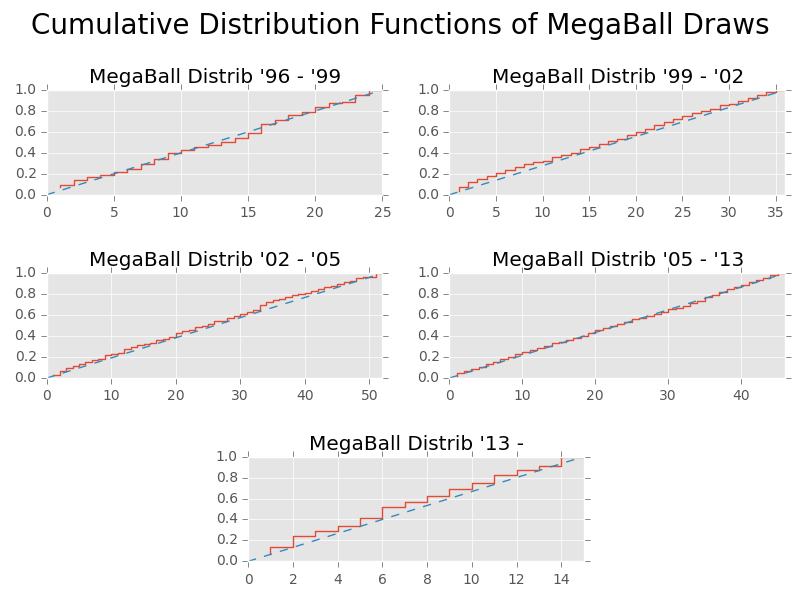

Source code (Python):

# coding: utf-8

# In[1]:

import pandas as pd
import numpy as np
import matplotlib.pyplot as plt
import datetime
import statsmodels.api as sm
import matplotlib
matplotlib.style.use('ggplot')

cols = ["date", "numbers", "moneyball"]
firstreadin = pd.read_csv("MegaMillions1.tsv", sep = "\t", skiprows=1, names = cols)
firstreadin.columns = ['date','numbers','megaball']

#firstreadin.date = firstreadin.date.apply(lambda d: datetime.datetime.strptime(d, "%A, %B %d, %Y"))
firstreadin.date = pd.to_datetime(firstreadin.date, "%A, %B %d, %Y")

firsttime = datetime.datetime.strptime('1/13/99', '%m/%d/%y')
secondtime = datetime.datetime.strptime('5/15/02', '%m/%d/%y')
thirdtime = datetime.datetime.strptime('6/22/05', '%m/%d/%y')
fourthtime = datetime.datetime.strptime('10/19/13', '%m/%d/%y')

firstperiod = firstreadin[firstreadin.date < firsttime].reset_index(drop=True)
#moneyball range was 1-25
secondperiod = firstreadin[np.logical_and(firstreadin.date >= firsttime, firstreadin.date < secondtime)].reset_index(drop=True)
#moneyball range was 1-36
thirdperiod = firstreadin[np.logical_and(firstreadin.date >= secondtime, firstreadin.date < thirdtime)].reset_index(drop=True)
#moneyball range was 1-52
fourthperiod = firstreadin[np.logical_and(firstreadin.date >= thirdtime, firstreadin.date < fourthtime)].reset_index(drop=True)
#moneyball range was 1-46
fifthperiod = firstreadin[firstreadin.date > fourthtime]
#moneyball range is 1-15

#plotting CMF

plt.suptitle('Cumulative Distribution Functions of MegaBall Draws', fontsize=20)

ax1 = plt.subplot2grid((3,4), (0,0), colspan=2) 
plt.title('MegaBall Distrib \'96 - \'99')
ecdf = sm.distributions.ECDF(firstperiod.megaball)
x = sorted(list(firstperiod.megaball.value_counts().index))
y = ecdf(x)
ax1.set_xlim(0, max(firstperiod.megaball.value_counts().index))
ax1.step(x,y)
ax1.plot(ax1.get_xlim(), ax1.get_ylim(), ls="--")

ax2 = plt.subplot2grid((3,4), (0,2), colspan=2) 
plt.title('MegaBall Distrib \'99 - \'02')
ecdf = sm.distributions.ECDF(secondperiod.megaball)
x = sorted(list(secondperiod.megaball.value_counts().index))
y = ecdf(x)
ax2.set_xlim(0, max(secondperiod.megaball.value_counts().index))
ax2.step(x,y)
ax2.plot(ax2.get_xlim(), ax2.get_ylim(), ls="--")

ax3 = plt.subplot2grid((3,4), (1,0), colspan=2) 
plt.title('MegaBall Distrib \'02 - \'05')
ecdf = sm.distributions.ECDF(thirdperiod.megaball)
x = sorted(list(thirdperiod.megaball.value_counts().index))
y = ecdf(x)
ax3.set_xlim(0, max(thirdperiod.megaball.value_counts().index))
ax3.step(x,y)
ax3.plot(ax3.get_xlim(), ax3.get_ylim(), ls="--")

ax4 = plt.subplot2grid((3,4), (1,2), colspan=2)
plt.title('MegaBall Distrib \'05 - \'13')
ecdf = sm.distributions.ECDF(fourthperiod.megaball)
x = sorted(list(fourthperiod.megaball.value_counts().index))
y = ecdf(x)
ax4.set_xlim(0, max(fourthperiod.megaball.value_counts().index))
ax4.step(x,y)
ax4.plot(ax4.get_xlim(), ax4.get_ylim(), ls="--")

ax5 = plt.subplot2grid((3,4), (2,1), colspan=2)
plt.title('MegaBall Distrib \'13 - ')
ecdf = sm.distributions.ECDF(fifthperiod.megaball)
x = sorted(list(fifthperiod.megaball.value_counts().index))
y = ecdf(x)
ax5.set_xlim(0, max(fifthperiod.megaball.value_counts().index))
ax5.step(x,y)
ax5.plot(ax5.get_xlim(), ax5.get_ylim(), ls="--")

plt.tight_layout()
plt.subplots_adjust(top=0.85, hspace = 0.75, wspace = 0.5)
plt.savefig("megaball_CDF.png")
plt.show()


# In[ ]:



